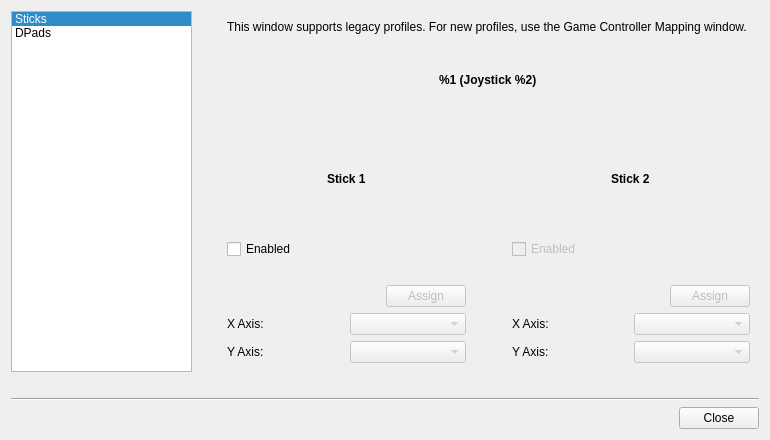
<?xml version="1.0" encoding="UTF-8"?>
<ui version="4.0">
 <class>AdvanceStickAssignmentDialog</class>
 <widget class="QDialog" name="AdvanceStickAssignmentDialog">
  <property name="geometry">
   <rect>
    <x>0</x>
    <y>0</y>
    <width>770</width>
    <height>440</height>
   </rect>
  </property>
  <property name="minimumSize">
   <size>
    <width>0</width>
    <height>0</height>
   </size>
  </property>
  <property name="windowTitle">
   <string>Stick/Pad Assignment</string>
  </property>
  <property name="modal">
   <bool>true</bool>
  </property>
  <layout class="QVBoxLayout" name="verticalLayout_5">
   <item>
    <layout class="QHBoxLayout" name="horizontalLayout_6" stretch="1,1,3">
     <item>
      <widget class="QListWidget" name="listWidget">
       <property name="sizePolicy">
        <sizepolicy hsizetype="Preferred" vsizetype="Expanding">
         <horstretch>0</horstretch>
         <verstretch>0</verstretch>
        </sizepolicy>
       </property>
       <property name="currentRow">
        <number>0</number>
       </property>
       <item>
        <property name="text">
         <string>Sticks</string>
        </property>
       </item>
       <item>
        <property name="text">
         <string>DPads</string>
        </property>
       </item>
      </widget>
     </item>
     <item>
      <spacer name="horizontalSpacer_2">
       <property name="orientation">
        <enum>Qt::Horizontal</enum>
       </property>
       <property name="sizeType">
        <enum>QSizePolicy::Fixed</enum>
       </property>
       <property name="sizeHint" stdset="0">
        <size>
         <width>20</width>
         <height>20</height>
        </size>
       </property>
      </spacer>
     </item>
     <item>
      <widget class="QStackedWidget" name="stackedWidget">
       <property name="currentIndex">
        <number>0</number>
       </property>
       <widget class="QWidget" name="sticks">
        <layout class="QVBoxLayout" name="verticalLayout_4">
         <item>
          <layout class="QVBoxLayout" name="verticalLayout_3" stretch="0,1,3">
           <item>
            <widget class="QLabel" name="versionTwoMessageLabel">
             <property name="font">
              <font>
               <weight>50</weight>
               <bold>false</bold>
              </font>
             </property>
             <property name="text">
              <string>This window supports legacy profiles. For new profiles, use the Game Controller Mapping window.</string>
             </property>
             <property name="wordWrap">
              <bool>true</bool>
             </property>
            </widget>
           </item>
           <item alignment="Qt::AlignHCenter">
            <widget class="QLabel" name="joystickNumberLabel">
             <property name="font">
              <font>
               <weight>75</weight>
               <bold>false</bold>
              </font>
             </property>
             <property name="text">
              <string>%1 (Joystick %2)</string>
             </property>
            </widget>
           </item>
           <item>
            <layout class="QHBoxLayout" name="horizontalLayout_5">
             <property name="spacing">
              <number>-1</number>
             </property>
             <item>
              <layout class="QVBoxLayout" name="verticalLayout" stretch="0,0,0,0,3,3">
               <property name="spacing">
                <number>-1</number>
               </property>
               <item alignment="Qt::AlignHCenter">
                <widget class="QLabel" name="label_5">
                 <property name="font">
                  <font>
                   <weight>75</weight>
                   <bold>false</bold>
                  </font>
                 </property>
                 <property name="text">
                  <string>Stick 1</string>
                 </property>
                </widget>
               </item>
               <item>
                <widget class="QCheckBox" name="enableOneCheckBox">
                 <property name="enabled">
                  <bool>true</bool>
                 </property>
                 <property name="text">
                  <string>Enabled</string>
                 </property>
                </widget>
               </item>
               <item>
                <spacer name="verticalSpacer">
                 <property name="orientation">
                  <enum>Qt::Vertical</enum>
                 </property>
                 <property name="sizeType">
                  <enum>QSizePolicy::Fixed</enum>
                 </property>
                 <property name="sizeHint" stdset="0">
                  <size>
                   <width>20</width>
                   <height>20</height>
                  </size>
                 </property>
                </spacer>
               </item>
               <item>
                <layout class="QHBoxLayout" name="horizontalLayout_7">
                 <item>
                  <spacer name="horizontalSpacer_3">
                   <property name="orientation">
                    <enum>Qt::Horizontal</enum>
                   </property>
                   <property name="sizeHint" stdset="0">
                    <size>
                     <width>40</width>
                     <height>20</height>
                    </size>
                   </property>
                  </spacer>
                 </item>
                 <item>
                  <widget class="QPushButton" name="quickAssignStick1PushButton">
                   <property name="enabled">
                    <bool>false</bool>
                   </property>
                   <property name="text">
                    <string>Assign</string>
                   </property>
                  </widget>
                 </item>
                </layout>
               </item>
               <item>
                <layout class="QHBoxLayout" name="horizontalLayout">
                 <item>
                  <widget class="QLabel" name="label">
                   <property name="text">
                    <string>X Axis:</string>
                   </property>
                  </widget>
                 </item>
                 <item>
                  <widget class="QComboBox" name="xAxisOneComboBox">
                   <property name="enabled">
                    <bool>false</bool>
                   </property>
                  </widget>
                 </item>
                </layout>
               </item>
               <item>
                <layout class="QHBoxLayout" name="horizontalLayout_2">
                 <item>
                  <widget class="QLabel" name="label_2">
                   <property name="text">
                    <string>Y Axis:</string>
                   </property>
                  </widget>
                 </item>
                 <item>
                  <widget class="QComboBox" name="yAxisOneComboBox">
                   <property name="enabled">
                    <bool>false</bool>
                   </property>
                  </widget>
                 </item>
                </layout>
               </item>
              </layout>
             </item>
             <item>
              <spacer name="horizontalSpacer">
               <property name="orientation">
                <enum>Qt::Horizontal</enum>
               </property>
               <property name="sizeType">
                <enum>QSizePolicy::Fixed</enum>
               </property>
               <property name="sizeHint" stdset="0">
                <size>
                 <width>40</width>
                 <height>10</height>
                </size>
               </property>
              </spacer>
             </item>
             <item>
              <layout class="QVBoxLayout" name="verticalLayout_2" stretch="0,0,0,0,3,3">
               <item alignment="Qt::AlignHCenter">
                <widget class="QLabel" name="label_6">
                 <property name="font">
                  <font>
                   <weight>75</weight>
                   <bold>false</bold>
                  </font>
                 </property>
                 <property name="text">
                  <string>Stick 2</string>
                 </property>
                </widget>
               </item>
               <item>
                <widget class="QCheckBox" name="enableTwoCheckBox">
                 <property name="enabled">
                  <bool>false</bool>
                 </property>
                 <property name="text">
                  <string>Enabled</string>
                 </property>
                </widget>
               </item>
               <item>
                <spacer name="verticalSpacer_4">
                 <property name="orientation">
                  <enum>Qt::Vertical</enum>
                 </property>
                 <property name="sizeType">
                  <enum>QSizePolicy::Fixed</enum>
                 </property>
                 <property name="sizeHint" stdset="0">
                  <size>
                   <width>20</width>
                   <height>20</height>
                  </size>
                 </property>
                </spacer>
               </item>
               <item>
                <layout class="QHBoxLayout" name="horizontalLayout_8">
                 <item>
                  <spacer name="horizontalSpacer_4">
                   <property name="orientation">
                    <enum>Qt::Horizontal</enum>
                   </property>
                   <property name="sizeHint" stdset="0">
                    <size>
                     <width>40</width>
                     <height>20</height>
                    </size>
                   </property>
                  </spacer>
                 </item>
                 <item>
                  <widget class="QPushButton" name="quickAssignStick2PushButton">
                   <property name="enabled">
                    <bool>false</bool>
                   </property>
                   <property name="text">
                    <string>Assign</string>
                   </property>
                  </widget>
                 </item>
                </layout>
               </item>
               <item>
                <layout class="QHBoxLayout" name="horizontalLayout_3">
                 <item>
                  <widget class="QLabel" name="label_3">
                   <property name="text">
                    <string>X Axis:</string>
                   </property>
                  </widget>
                 </item>
                 <item>
                  <widget class="QComboBox" name="xAxisTwoComboBox">
                   <property name="enabled">
                    <bool>false</bool>
                   </property>
                  </widget>
                 </item>
                </layout>
               </item>
               <item>
                <layout class="QHBoxLayout" name="horizontalLayout_4">
                 <item>
                  <widget class="QLabel" name="label_4">
                   <property name="text">
                    <string>Y Axis:</string>
                   </property>
                  </widget>
                 </item>
                 <item>
                  <widget class="QComboBox" name="yAxisTwoComboBox">
                   <property name="enabled">
                    <bool>false</bool>
                   </property>
                  </widget>
                 </item>
                </layout>
               </item>
              </layout>
             </item>
            </layout>
           </item>
          </layout>
         </item>
        </layout>
       </widget>
       <widget class="QWidget" name="dpads">
        <layout class="QVBoxLayout" name="verticalLayout_7">
         <item alignment="Qt::AlignHCenter">
          <widget class="QLabel" name="joystickNumberLabel2">
           <property name="font">
            <font>
             <weight>75</weight>
             <bold>false</bold>
            </font>
           </property>
           <property name="text">
            <string>%1 (Joystick %2)</string>
           </property>
          </widget>
         </item>
         <item alignment="Qt::AlignHCenter">
          <widget class="QLabel" name="hatNumberLabel">
           <property name="font">
            <font>
             <weight>75</weight>
             <bold>false</bold>
            </font>
           </property>
           <property name="text">
            <string>Number of Physical DPads: %1</string>
           </property>
          </widget>
         </item>
         <item>
          <spacer name="verticalSpacer_3">
           <property name="orientation">
            <enum>Qt::Vertical</enum>
           </property>
           <property name="sizeHint" stdset="0">
            <size>
             <width>20</width>
             <height>40</height>
            </size>
           </property>
          </spacer>
         </item>
         <item>
          <layout class="QVBoxLayout" name="verticalLayout_6">
           <property name="spacing">
            <number>-1</number>
           </property>
           <item>
            <widget class="QLabel" name="label_9">
             <property name="font">
              <font>
               <weight>75</weight>
               <bold>false</bold>
              </font>
             </property>
             <property name="text">
              <string>Virtual DPad 1</string>
             </property>
            </widget>
           </item>
           <item>
            <spacer name="verticalSpacer_6">
             <property name="orientation">
              <enum>Qt::Vertical</enum>
             </property>
             <property name="sizeType">
              <enum>QSizePolicy::Fixed</enum>
             </property>
             <property name="sizeHint" stdset="0">
              <size>
               <width>20</width>
               <height>11</height>
              </size>
             </property>
            </spacer>
           </item>
           <item>
            <widget class="QCheckBox" name="vdpadEnableCheckBox">
             <property name="text">
              <string>Enabled</string>
             </property>
            </widget>
           </item>
           <item>
            <spacer name="verticalSpacer_5">
             <property name="orientation">
              <enum>Qt::Vertical</enum>
             </property>
             <property name="sizeType">
              <enum>QSizePolicy::Fixed</enum>
             </property>
             <property name="sizeHint" stdset="0">
              <size>
               <width>20</width>
               <height>20</height>
              </size>
             </property>
            </spacer>
           </item>
           <item>
            <layout class="QGridLayout" name="gridLayout" columnstretch="1,2,1">
             <property name="horizontalSpacing">
              <number>41</number>
             </property>
             <property name="verticalSpacing">
              <number>20</number>
             </property>
             <item row="0" column="1">
              <widget class="QComboBox" name="vdpadUpComboBox">
               <property name="enabled">
                <bool>false</bool>
               </property>
              </widget>
             </item>
             <item row="1" column="0">
              <widget class="QLabel" name="label_11">
               <property name="text">
                <string>Down:</string>
               </property>
              </widget>
             </item>
             <item row="1" column="1">
              <widget class="QComboBox" name="vdpadDownComboBox">
               <property name="enabled">
                <bool>false</bool>
               </property>
              </widget>
             </item>
             <item row="2" column="0">
              <widget class="QLabel" name="label_12">
               <property name="text">
                <string>Left:</string>
               </property>
              </widget>
             </item>
             <item row="3" column="1">
              <widget class="QComboBox" name="vdpadRightComboBox">
               <property name="enabled">
                <bool>false</bool>
               </property>
              </widget>
             </item>
             <item row="3" column="0">
              <widget class="QLabel" name="label_13">
               <property name="text">
                <string>Right:</string>
               </property>
              </widget>
             </item>
             <item row="0" column="0">
              <widget class="QLabel" name="label_10">
               <property name="text">
                <string>Up:</string>
               </property>
              </widget>
             </item>
             <item row="2" column="1">
              <widget class="QComboBox" name="vdpadLeftComboBox">
               <property name="enabled">
                <bool>false</bool>
               </property>
              </widget>
             </item>
             <item row="0" column="2">
              <widget class="QPushButton" name="vdpadUpPushButton">
               <property name="enabled">
                <bool>false</bool>
               </property>
               <property name="text">
                <string>Assign</string>
               </property>
              </widget>
             </item>
             <item row="1" column="2">
              <widget class="QPushButton" name="vdpadDownPushButton">
               <property name="enabled">
                <bool>false</bool>
               </property>
               <property name="text">
                <string>Assign</string>
               </property>
              </widget>
             </item>
             <item row="2" column="2">
              <widget class="QPushButton" name="vdpadLeftPushButton">
               <property name="enabled">
                <bool>false</bool>
               </property>
               <property name="text">
                <string>Assign</string>
               </property>
              </widget>
             </item>
             <item row="3" column="2">
              <widget class="QPushButton" name="vdpadRightPushButton">
               <property name="enabled">
                <bool>false</bool>
               </property>
               <property name="text">
                <string>Assign</string>
               </property>
              </widget>
             </item>
            </layout>
           </item>
          </layout>
         </item>
        </layout>
       </widget>
      </widget>
     </item>
    </layout>
   </item>
   <item>
    <spacer name="verticalSpacer_2">
     <property name="orientation">
      <enum>Qt::Vertical</enum>
     </property>
     <property name="sizeType">
      <enum>QSizePolicy::Fixed</enum>
     </property>
     <property name="sizeHint" stdset="0">
      <size>
       <width>20</width>
       <height>20</height>
      </size>
     </property>
    </spacer>
   </item>
   <item>
    <widget class="Line" name="line">
     <property name="orientation">
      <enum>Qt::Horizontal</enum>
     </property>
    </widget>
   </item>
   <item>
    <widget class="QDialogButtonBox" name="buttonBox">
     <property name="orientation">
      <enum>Qt::Horizontal</enum>
     </property>
     <property name="standardButtons">
      <set>QDialogButtonBox::Close</set>
     </property>
    </widget>
   </item>
  </layout>
 </widget>
 <resources/>
 <connections>
  <connection>
   <sender>buttonBox</sender>
   <signal>accepted()</signal>
   <receiver>AdvanceStickAssignmentDialog</receiver>
   <slot>accept()</slot>
   <hints>
    <hint type="sourcelabel">
     <x>252</x>
     <y>369</y>
    </hint>
    <hint type="destinationlabel">
     <x>157</x>
     <y>274</y>
    </hint>
   </hints>
  </connection>
  <connection>
   <sender>buttonBox</sender>
   <signal>rejected()</signal>
   <receiver>AdvanceStickAssignmentDialog</receiver>
   <slot>reject()</slot>
   <hints>
    <hint type="sourcelabel">
     <x>320</x>
     <y>369</y>
    </hint>
    <hint type="destinationlabel">
     <x>286</x>
     <y>274</y>
    </hint>
   </hints>
  </connection>
  <connection>
   <sender>listWidget</sender>
   <signal>currentRowChanged(int)</signal>
   <receiver>stackedWidget</receiver>
   <slot>setCurrentIndex(int)</slot>
   <hints>
    <hint type="sourcelabel">
     <x>91</x>
     <y>116</y>
    </hint>
    <hint type="destinationlabel">
     <x>291</x>
     <y>105</y>
    </hint>
   </hints>
  </connection>
 </connections>
</ui>
